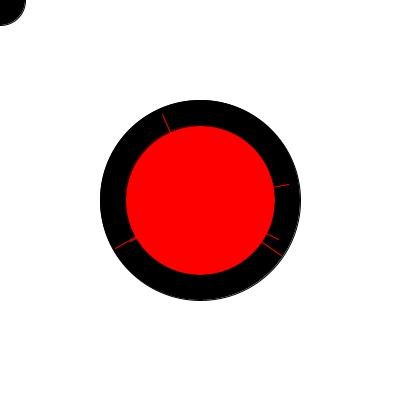
Frame 1 (no input)
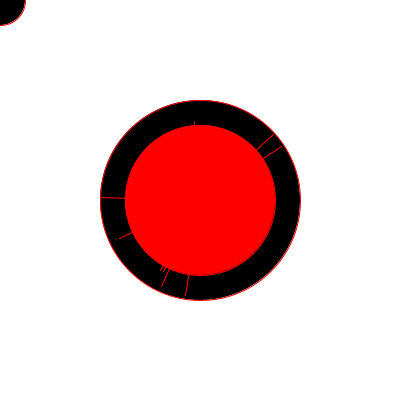
Frame 60 (the mouse pressed at the canvas centre just before this capture)
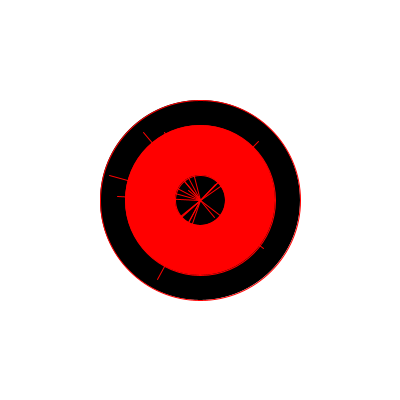
Frame 120 (the mouse held since frame 60 and released just before this capture)

The Processing sketch that drew these frames (run headless with seeded random() and noise(); from frame 60 on, the mouse is pressed at the canvas centre):

// Processing sketch: sketch_MorbidEye
// ── sketch_MorbidEye.pde
void setup() {
  size(400, 400);
}

void draw() {
  background(255);

  // Eye outline
  fill(0);
  ellipse(width/2, height/2, 200, 200);
  
  // Iris
  fill(255, 0, 0); // Red iris color
  ellipse(width/2, height/2, 150, 150);
  
  // Pupil
  fill(0);
  ellipse(mouseX, mouseY, 50, 50);
  
  // Bloodshot veins
  for (int i = 0; i < 100; i++) {
    float x = random(width);
    float y = random(height);
    float d = dist(x, y, width/2, height/2);
    if (d < 100) {
      stroke(255, 0, 0); // Red veins
      line(width/2, height/2, x, y);
    }
  }
}
